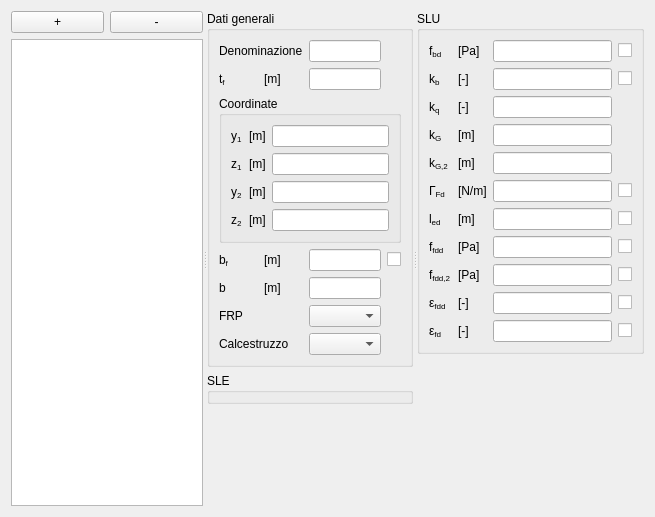
             <widget class="QWidget" name="FRPScrollContents">
              <property name="geometry">
               <rect>
                <x>0</x>
                <y>0</y>
                <width>655</width>
                <height>517</height>
               </rect>
              </property>
              <layout class="QGridLayout" name="gridLayout_29">
               <item row="0" column="0">
                <widget class="QSplitter" name="FRPVertSplitter">
                 <property name="orientation">
                  <enum>Qt::Horizontal</enum>
                 </property>
                 <widget class="QWidget" name="layoutWidget">
                  <layout class="QGridLayout" name="gridLayout_14">
                   <item row="0" column="0">
                    <widget class="QPushButton" name="addSectionFRPPushButton">
                     <property name="text">
                      <string>+</string>
                     </property>
                    </widget>
                   </item>
                   <item row="0" column="1">
                    <widget class="QPushButton" name="removeSectionFRPPushButton">
                     <property name="text">
                      <string>-</string>
                     </property>
                    </widget>
                   </item>
                   <item row="1" column="0" colspan="2">
                    <widget class="QTableView" name="sectionsFRPTableView"/>
                   </item>
                  </layout>
                 </widget>
                 <widget class="QWidget" name="layoutWidget">
                  <layout class="QVBoxLayout" name="verticalLayout_5">
                   <item>
                    <widget class="QGroupBox" name="FRPGeneralDataGroupBox">
                     <property name="title">
                      <string>Dati generali</string>
                     </property>
                     <layout class="QGridLayout" name="gridLayout_26">
                      <item row="2" column="0" colspan="4">
                       <widget class="QGroupBox" name="groupBox">
                        <property name="title">
                         <string>Coordinate</string>
                        </property>
                        <layout class="QGridLayout" name="gridLayout_30">
                         <item row="2" column="0">
                          <widget class="QLabelRichName" name="FRPy2Label">
                           <property name="text">
                            <string>y&lt;span style=&quot; vertical-align:sub;&quot;&gt;2&lt;/span&gt;</string>
                           </property>
                          </widget>
                         </item>
                         <item row="0" column="0">
                          <widget class="QLabelRichName" name="FRPy1Label">
                           <property name="text">
                            <string>y&lt;span style=&quot; vertical-align:sub;&quot;&gt;1&lt;/span&gt;</string>
                           </property>
                          </widget>
                         </item>
                         <item row="0" column="1">
                          <widget class="QLabelUnitMeasure" name="FRPy1UMLabel">
                           <property name="text">
                            <string>[m]</string>
                           </property>
                          </widget>
                         </item>
                         <item row="0" column="2">
                          <widget class="QLineEditValue" name="FRPy1LineEdit"/>
                         </item>
                         <item row="2" column="1">
                          <widget class="QLabelUnitMeasure" name="FRPy2UMLabel">
                           <property name="text">
                            <string>[m]</string>
                           </property>
                          </widget>
                         </item>
                         <item row="2" column="2">
                          <widget class="QLineEditValue" name="FRPy2LineEdit"/>
                         </item>
                         <item row="1" column="2">
                          <widget class="QLineEditValue" name="FRPz1LineEdit"/>
                         </item>
                         <item row="1" column="1">
                          <widget class="QLabelUnitMeasure" name="FRPz1UMLabel">
                           <property name="text">
                            <string>[m]</string>
                           </property>
                          </widget>
                         </item>
                         <item row="1" column="0">
                          <widget class="QLabelRichName" name="FRPz1Label">
                           <property name="text">
                            <string>z&lt;span style=&quot; vertical-align:sub;&quot;&gt;1&lt;/span&gt;</string>
                           </property>
                          </widget>
                         </item>
                         <item row="3" column="0">
                          <widget class="QLabelRichName" name="FRPz2Label">
                           <property name="text">
                            <string>z&lt;span style=&quot; vertical-align:sub;&quot;&gt;2&lt;/span&gt;</string>
                           </property>
                          </widget>
                         </item>
                         <item row="3" column="1">
                          <widget class="QLabelUnitMeasure" name="FRPz2UMLabel">
                           <property name="text">
                            <string>[m]</string>
                           </property>
                          </widget>
                         </item>
                         <item row="3" column="2">
                          <widget class="QLineEditValue" name="FRPz2LineEdit"/>
                         </item>
                        </layout>
                       </widget>
                      </item>
                      <item row="1" column="0">
                       <widget class="QLabelRichName" name="FRPtfLabel">
                        <property name="text">
                         <string>t&lt;span style=&quot; vertical-align:sub;&quot;&gt;f&lt;/span&gt;</string>
                        </property>
                       </widget>
                      </item>
                      <item row="5" column="0" colspan="2">
                       <widget class="QLabel" name="FRPFRPLabel">
                        <property name="text">
                         <string>FRP</string>
                        </property>
                       </widget>
                      </item>
                      <item row="1" column="2">
                       <widget class="QLineEditValue" name="FRPtfLineEdit"/>
                      </item>
                      <item row="0" column="2">
                       <widget class="QLineEditValue" name="FRPNameLineEdit"/>
                      </item>
                      <item row="5" column="2">
                       <widget class="QComboBox" name="FRPFRPComboBox"/>
                      </item>
                      <item row="6" column="2">
                       <widget class="QComboBox" name="FRPconcreteComboBox"/>
                      </item>
                      <item row="0" column="0" colspan="2">
                       <widget class="QLabelRichName" name="FRPNameLabel">
                        <property name="text">
                         <string>Denominazione</string>
                        </property>
                       </widget>
                      </item>
                      <item row="1" column="1">
                       <widget class="QLabelUnitMeasure" name="FRPtfUMLabel">
                        <property name="text">
                         <string>[m]</string>
                        </property>
                       </widget>
                      </item>
                      <item row="6" column="0" colspan="2">
                       <widget class="QLabel" name="FRPconcreteLabel">
                        <property name="text">
                         <string>Calcestruzzo</string>
                        </property>
                       </widget>
                      </item>
                      <item row="3" column="2">
                       <widget class="QLineEditValue" name="FRPbfLineEdit"/>
                      </item>
                      <item row="3" column="0">
                       <widget class="QLabelRichName" name="FRPbfLabel">
                        <property name="text">
                         <string>b&lt;span style=&quot; vertical-align:sub;&quot;&gt;f&lt;/span&gt;</string>
                        </property>
                       </widget>
                      </item>
                      <item row="3" column="1">
                       <widget class="QLabelUnitMeasure" name="FRPbfUMLabel">
                        <property name="text">
                         <string>[m]</string>
                        </property>
                       </widget>
                      </item>
                      <item row="3" column="3">
                       <widget class="QCheckBoxReadOnly" name="FRPbfCheckBox">
                        <property name="text">
                         <string/>
                        </property>
                       </widget>
                      </item>
                      <item row="4" column="0">
                       <widget class="QLabelRichName" name="FRPbLabel">
                        <property name="text">
                         <string>b</string>
                        </property>
                       </widget>
                      </item>
                      <item row="4" column="1">
                       <widget class="QLabelUnitMeasure" name="FRPbUMLabel">
                        <property name="text">
                         <string>[m]</string>
                        </property>
                       </widget>
                      </item>
                      <item row="4" column="2">
                       <widget class="QLineEditValue" name="FRPbLineEdit"/>
                      </item>
                     </layout>
                    </widget>
                   </item>
                   <item>
                    <widget class="QGroupBox" name="FRPSLSGroupBox">
                     <property name="title">
                      <string>SLE</string>
                     </property>
                    </widget>
                   </item>
                   <item>
                    <spacer name="verticalSpacer_4">
                     <property name="orientation">
                      <enum>Qt::Vertical</enum>
                     </property>
                     <property name="sizeHint" stdset="0">
                      <size>
                       <width>20</width>
                       <height>40</height>
                      </size>
                     </property>
                    </spacer>
                   </item>
                  </layout>
                 </widget>
                 <widget class="QWidget" name="layoutWidget">
                  <layout class="QVBoxLayout" name="verticalLayout_6">
                   <item>
                    <widget class="QGroupBox" name="FRPULSGroupBox">
                     <property name="title">
                      <string>SLU</string>
                     </property>
                     <layout class="QGridLayout" name="gridLayout_27">
                      <item row="4" column="2">
                       <widget class="QLineEditValue" name="FRPkGLineEdit"/>
                      </item>
                      <item row="0" column="2">
                       <widget class="QLineEditValue" name="FRPfbdLineEdit"/>
                      </item>
                      <item row="8" column="3">
                       <widget class="QCheckBoxReadOnly" name="FRPffddCheckBox">
                        <property name="text">
                         <string/>
                        </property>
                       </widget>
                      </item>
                      <item row="2" column="3">
                       <widget class="QCheckBoxReadOnly" name="FRPkbCheckBox">
                        <property name="text">
                         <string/>
                        </property>
                       </widget>
                      </item>
                      <item row="2" column="1">
                       <widget class="QLabelUnitMeasure" name="FRPkbUMLabel">
                        <property name="text">
                         <string>[-]</string>
                        </property>
                       </widget>
                      </item>
                      <item row="8" column="0">
                       <widget class="QLabelRichName" name="FRPffddLabel">
                        <property name="text">
                         <string>f&lt;span style=&quot; vertical-align:sub;&quot;&gt;fdd&lt;/span&gt;</string>
                        </property>
                       </widget>
                      </item>
                      <item row="10" column="0">
                       <widget class="QLabelRichName" name="FRPepsfddLabel">
                        <property name="text">
                         <string>ε&lt;span style=&quot; vertical-align:sub;&quot;&gt;fdd&lt;/span&gt;</string>
                        </property>
                       </widget>
                      </item>
                      <item row="10" column="1">
                       <widget class="QLabelUnitMeasure" name="FRPepsfddUMLabel">
                        <property name="text">
                         <string>[-]</string>
                        </property>
                       </widget>
                      </item>
                      <item row="10" column="2">
                       <widget class="QLineEditValue" name="FRPepsfddLineEdit"/>
                      </item>
                      <item row="8" column="2">
                       <widget class="QLineEditValue" name="FRPffddLineEdit"/>
                      </item>
                      <item row="8" column="1">
                       <widget class="QLabelUnitMeasure" name="FRPffddUMLabel">
                        <property name="text">
                         <string>[Pa]</string>
                        </property>
                       </widget>
                      </item>
                      <item row="10" column="3">
                       <widget class="QCheckBoxReadOnly" name="FRPepsfddLabelCheckBox">
                        <property name="text">
                         <string/>
                        </property>
                       </widget>
                      </item>
                      <item row="2" column="2">
                       <widget class="QLineEditValue" name="FRPkbLineEdit"/>
                      </item>
                      <item row="2" column="0">
                       <widget class="QLabelRichName" name="FRPkbLabel">
                        <property name="text">
                         <string>k&lt;span style=&quot; vertical-align:sub;&quot;&gt;b&lt;/span&gt;</string>
                        </property>
                       </widget>
                      </item>
                      <item row="9" column="2">
                       <widget class="QLineEditValue" name="FRPffdd2LineEdit"/>
                      </item>
                      <item row="9" column="0">
                       <widget class="QLabelRichName" name="FRPffdd2Label">
                        <property name="text">
                         <string>f&lt;span style=&quot; vertical-align:sub;&quot;&gt;fdd,2&lt;/span&gt;</string>
                        </property>
                       </widget>
                      </item>
                      <item row="9" column="1">
                       <widget class="QLabelUnitMeasure" name="FRPffdd2UMLabel">
                        <property name="text">
                         <string>[Pa]</string>
                        </property>
                       </widget>
                      </item>
                      <item row="9" column="3">
                       <widget class="QCheckBoxReadOnly" name="FRPffdd2CheckBox">
                        <property name="text">
                         <string/>
                        </property>
                       </widget>
                      </item>
                      <item row="0" column="3">
                       <widget class="QCheckBoxReadOnly" name="FRPfbdCheckBox">
                        <property name="text">
                         <string/>
                        </property>
                       </widget>
                      </item>
                      <item row="4" column="0">
                       <widget class="QLabelRichName" name="FRPkGLabel">
                        <property name="text">
                         <string>k&lt;span style=&quot; vertical-align:sub;&quot;&gt;G&lt;/span&gt;</string>
                        </property>
                       </widget>
                      </item>
                      <item row="11" column="2">
                       <widget class="QLineEditValue" name="FRPepsfdLineEdit"/>
                      </item>
                      <item row="5" column="2">
                       <widget class="QLineEditValue" name="FRPkG2LineEdit"/>
                      </item>
                      <item row="11" column="1">
                       <widget class="QLabelUnitMeasure" name="FRPepsfdUMLabel">
                        <property name="text">
                         <string>[-]</string>
                        </property>
                       </widget>
                      </item>
                      <item row="11" column="3">
                       <widget class="QCheckBoxReadOnly" name="FRPepsfdLabelCheckBox">
                        <property name="text">
                         <string/>
                        </property>
                       </widget>
                      </item>
                      <item row="11" column="0">
                       <widget class="QLabelRichName" name="FRPepsfdLabel">
                        <property name="text">
                         <string>ε&lt;span style=&quot; vertical-align:sub;&quot;&gt;fd&lt;/span&gt;</string>
                        </property>
                       </widget>
                      </item>
                      <item row="4" column="1">
                       <widget class="QLabelUnitMeasure" name="FRPkGUMLabel">
                        <property name="text">
                         <string>[m]</string>
                        </property>
                       </widget>
                      </item>
                      <item row="3" column="2">
                       <widget class="QLineEditValue" name="FRPkqLineEdit"/>
                      </item>
                      <item row="5" column="1">
                       <widget class="QLabelUnitMeasure" name="FRPkG2UMLabel">
                        <property name="text">
                         <string>[m]</string>
                        </property>
                       </widget>
                      </item>
                      <item row="0" column="0">
                       <widget class="QLabelRichName" name="FRPfbdLabel">
                        <property name="text">
                         <string>f&lt;span style=&quot; vertical-align:sub;&quot;&gt;bd&lt;/span&gt;</string>
                        </property>
                       </widget>
                      </item>
                      <item row="3" column="0">
                       <widget class="QLabelRichName" name="FRPkqLabel">
                        <property name="text">
                         <string>k&lt;span style=&quot; vertical-align:sub;&quot;&gt;q&lt;/span&gt;</string>
                        </property>
                       </widget>
                      </item>
                      <item row="5" column="0">
                       <widget class="QLabelRichName" name="FRPkG2Label">
                        <property name="text">
                         <string>k&lt;span style=&quot; vertical-align:sub;&quot;&gt;G,2&lt;/span&gt;</string>
                        </property>
                       </widget>
                      </item>
                      <item row="6" column="2">
                       <widget class="QLineEditValue" name="FRPLFdLineEdit"/>
                      </item>
                      <item row="3" column="1">
                       <widget class="QLabelUnitMeasure" name="FRPkqUMLabel">
                        <property name="text">
                         <string>[-]</string>
                        </property>
                       </widget>
                      </item>
                      <item row="0" column="1">
                       <widget class="QLabelUnitMeasure" name="FRPfbdUMLabel">
                        <property name="text">
                         <string>[Pa]</string>
                        </property>
                       </widget>
                      </item>
                      <item row="6" column="3">
                       <widget class="QCheckBoxReadOnly" name="FRPLFdCheckBox">
                        <property name="text">
                         <string/>
                        </property>
                       </widget>
                      </item>
                      <item row="6" column="0">
                       <widget class="QLabelRichName" name="FRPLFdLabel">
                        <property name="text">
                         <string>Γ&lt;span style=&quot; vertical-align:sub;&quot;&gt;Fd&lt;/span&gt;</string>
                        </property>
                       </widget>
                      </item>
                      <item row="6" column="1">
                       <widget class="QLabelUnitMeasure" name="FRPLFdUMLabel">
                        <property name="text">
                         <string>[N/m]</string>
                        </property>
                       </widget>
                      </item>
                      <item row="7" column="2">
                       <widget class="QLineEditValue" name="FRPledLineEdit"/>
                      </item>
                      <item row="7" column="0">
                       <widget class="QLabelRichName" name="FRPledLabel">
                        <property name="text">
                         <string>l&lt;span style=&quot; vertical-align:sub;&quot;&gt;ed&lt;/span&gt;</string>
                        </property>
                       </widget>
                      </item>
                      <item row="7" column="3">
                       <widget class="QCheckBoxReadOnly" name="FRPledCheckBox">
                        <property name="text">
                         <string/>
                        </property>
                       </widget>
                      </item>
                      <item row="7" column="1">
                       <widget class="QLabelUnitMeasure" name="FRPledUMLabel">
                        <property name="text">
                         <string>[m]</string>
                        </property>
                       </widget>
                      </item>
                     </layout>
                    </widget>
                   </item>
                   <item>
                    <spacer name="verticalSpacer_5">
                     <property name="orientation">
                      <enum>Qt::Vertical</enum>
                     </property>
                     <property name="sizeHint" stdset="0">
                      <size>
                       <width>227</width>
                       <height>148</height>
                      </size>
                     </property>
                    </spacer>
                   </item>
                  </layout>
                 </widget>
                </widget>
               </item>
              </layout>
             </widget>
